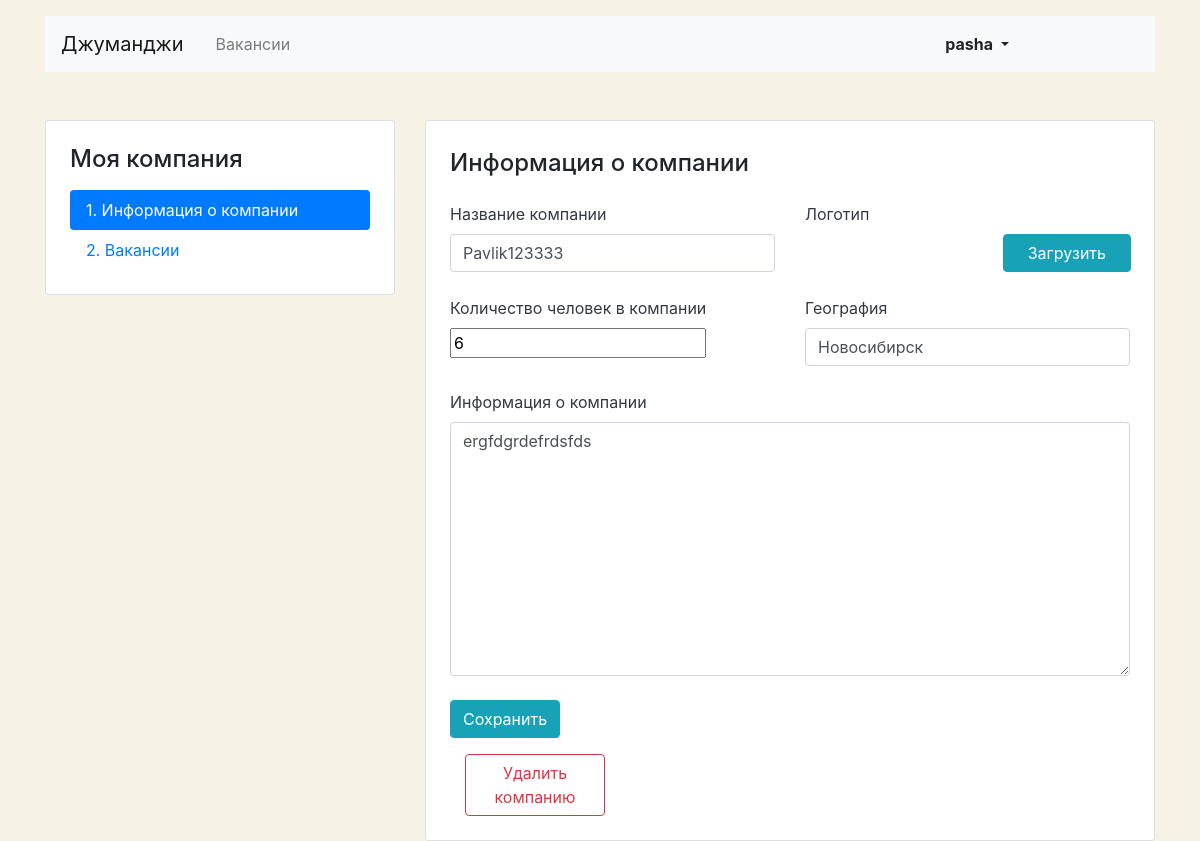
The page /mycompany/ (signed in) on the database its author committed.
### Jobs/models.py (models this page shows, shortened)
class User(AbstractUser):
    pass

class Company(models.Model):
    name = models.CharField(max_length=64)
    location = models.CharField(max_length=64)
    logo = models.ImageField(upload_to=MEDIA_COMPANY_IMAGE_DIR, default='https://place-hold.it/100x60')
    description = models.TextField()
    employee_count = models.PositiveIntegerField()
    owner = models.OneToOneField('User', on_delete=models.CASCADE)

### Jobs/companies/views.py (the view, shortened to what this page needs)
# urls.py: path('', my_company, name='my_company'),
@login_required(login_url=reverse_lazy('login'))
def my_company(request):
    if request.method == 'GET':
        company = Company.objects.filter(owner=request.user).first()
        if company:
            data = {
                'name': company.name,
                'location': company.location,
                'description': company.description,
                'employee_count': company.employee_count
            }
            form = CompanyCreateForm(initial=data)
            return render(request, 'companies/company_update.html', context={'form': form})

### JorbJobs/templates/companies/company_update.html (shortened to what this page needs)
{% extends 'base.html' %}
{% block content %}
    <div class="row mt-5">
      <div class="col-12 col-lg-4">
        <aside class="pt-3 pb-4 px-4 mb-5 card">
          <h1 class="h4 pt-2 pb-2">Моя компания</h1>
          <div class="nav flex-column nav-pills">
            <a class="nav-link active" href="#">1. Информация о&nbsp;компании</a>
            <a class="nav-link" href="{% url 'company_vacancies' %}">2. Вакансии</a>
          </div>
        </aside>
      </div>
      <div class="col-12 col-lg-8">
        <div class="card">
          <div class="card-body px-4 pb-4">
            <section class="tab-pane fade show active">
              <h2 class="h4 pt-2 pb-3">Информация о&nbsp;компании</h2>
              <form action="{% url 'my_company' %}" method="post" enctype="multipart/form-data" novalidate>
                <div class="row">
                  <div class="col-12 col-md-6">
                    <div class="form-group pb-2">
                      <label class="mb-2 text-dark" for="{{ form.name.id_for_label }}">Название компании</label>
                      {{ form.name }}
                    </div>
                  </div>
                  <div class="col-12 col-md-6">
                    <div class="form-group">
                      <label class="mb-2 text-dark" for="{{form.logo.id_for_label}}">Логотип</label>
                      <div class="row align-items-center">
                        <div class="col-6">
                        </div>
                        <div class="col-6" style="position: relative;">
                          <div class="input-group-prepend" style="position: absolute; top: 0;right: 15px;">
                            <label class="btn btn-info px-4" for="{{ form.logo.id_for_label }}" >Загрузить</label>
                          </div>
                          <div class="custom-file" style="">
                          </div>
                        </div>
                      </div>
                    </div>
                  </div>
                </div>
                <div class="row">
                  <div class="col-12 col-md-6">
                    <div class="form-group pb-2">
                      <label class="mb-2 text-dark" for="{{ form.employee_count.id_form_label }}">Количество человек в компании</label>
                      {{ form.employee_count }}
                    </div>
                  </div>
                  <div class="col-12 col-md-6">
                    <div class="form-group pb-2">
                      <label class="mb-2 text-dark" for="{{ form.location.id_for_label }}">География</label>
                      {{ form.location }}
                    </div>
                  </div>
                </div>
                <div class="form-group pb-2">
                  <label class="mb-2 text-dark" for="{{form.description.id_for_label}}">Информация о&nbsp;компании</label>
                  {{ form.description }}
                </div>
                <div class="form-group">
                  <input type="submit" class="btn btn-info" value="Сохранить">
                </div>
                <div class=" col-md-4 col-lg-3 d-flex align-items-end">
                  <a href="{% url 'company_delete' %}" class="btn align-items-start btn-outline-danger">Удалить компанию</a>
                </div>
              </form>
            </section>
          </div>
        </div>
      </div>
    </div>
{% endblock %}

### JorbJobs/templates/base.html (shortened to what this page needs)
<!DOCTYPE html>
<html lang="ru">
<head>
  <link rel="stylesheet" href="https://stackpath.bootstrapcdn.com/bootstrap/4.3.1/css/bootstrap.min.css">
</head>
<body>
  <header class="container mt-3">
    <nav class="navbar navbar-expand-lg navbar-light bg-light">
      <a class="navbar-brand mr-4" href="{% url 'home' %}">Джуманджи</a>
      <div class="collapse navbar-collapse justify-content-between" id="navbarNav">
        <ul class="navbar-nav col-10">
          <li class="nav-item">
            <a class="nav-link" href="{% url 'all_vacancies' %}">Вакансии</a>
          </li>
        </ul>
        <ul class="navbar-nav col-2 justify-content-end">
          <li class="nav-item active">
            {% if user.is_authenticated %}
            <ul class="navbar-nav col-2 justify-content-end">
                <li class="nav-item active">
                  <div class="btn-group">
                    <button type="button" class="btn dropdown-toggle font-weight-bold" data-toggle="dropdown" aria-haspopup="true" aria-expanded="false">
                      {{ request.user }}
                    </button>
                  </div>
                </li>
             </ul>
            {% else %}
            <a href="{% url 'login' %}" class="nav-link font-weight-bold">Вход</a>
            {% endif %}
          </li>
        </ul>
      </div>
    </nav>
  </header>
  <main class="container mt-3">
      {% block content %}
      {% endblock %}
  </main>
</body>
</html>

### JorbJobs/templates/companies/company_update.html (style rules this page uses)
body { background-color: #F6F2E6; }

### rows shown on the page
User: user "pasha"
Company: name "Pavlik123333", employee_count "6", location "Новосибирск", description "ergfdgrdefrdsfds"
